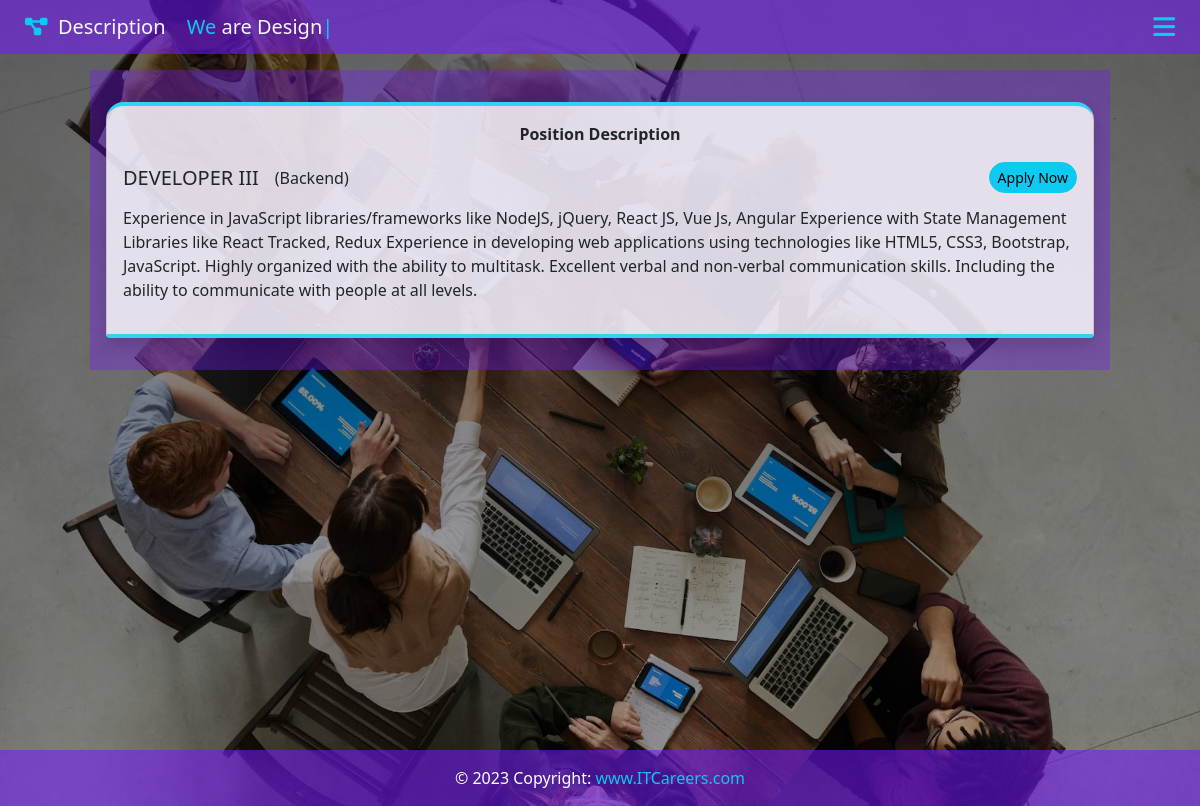
/description/3, run on the app's committed database.
### job/models.py (models this page shows, shortened)
class Openings(models.Model):
    id = models.IntegerField(primary_key=True)
    backend = models.CharField(max_length=100)
    frontend = models.CharField(max_length=100)
    fullstack = models.CharField(max_length=100)
    intern = models.CharField(max_length=100)
    class Meta:
        verbose_name_plural = 'Openings'

class Vacancies(models.Model):
    dataTarget = models.CharField(max_length=40)
    title = models.CharField(max_length=100)
    description = models.TextField()
    class Meta:
        verbose_name_plural = 'Vacancies'

### job/views.py (the view)
# urls.py: path('description/<int:vacancy_id>', views.description, name="description"),
def description(request, vacancy_id):
    vacancy = Vacancies.objects.get(id=vacancy_id)
    jobOpenings = Openings.objects.all()
    show_countdowns = Countdown.objects.all()
    if vacancy != None:
        target = vacancy.dataTarget
        ty = re.findall('[a-zA-Z][^A-Z]*', target)
        data = ty[0]
        dataTarget = data.capitalize()
        return render(request, "description.html", {
            "vacancy": vacancy,
            "dataTarget": dataTarget,
            "jobOpenings": jobOpenings,
            "show_countdowns": show_countdowns,
        })

### job/templates/description.html (shortened to what this page needs)
{% extends "layout.html" %}
{% block navbar-main %}
<i class="fas fa-project-diagram text-info"></i>&nbsp;&nbsp;Description
<a class="text-info typed-effect2 text-decoration-none">We <span class="text-light" id="text_anim4"></span></a>
{% endblock navbar-main %}
{% block content-main %}
{% for job in jobOpenings %}
{% if job.frontend == '0' and vacancy.dataTarget == 'frontendModal' %}
{% elif job.backend == '0' and vacancy.dataTarget == 'backendModal' %}
{% elif job.fullstack == '0' and vacancy.dataTarget == 'fullstackModal' %}
{% elif job.intern == '0' and vacancy.dataTarget == 'internModal' %}
{% else %}
<div class="container p-3 mt-3 " id="disabled_description" style="background-color:rgba(117, 25, 255, 0.35); width: 85%;">
    <div class="card p-3 mt-3 mb-3 rounded-bottom  border-vacancy shadow" style="background-color:rgba(250, 250, 250, 0.85); ">
        <div class="d-flex flex-column align-items-center" >
            <div>
                <p class="fw-bolder small_text">Position Description</p>
            </div>
            <div class="d-flex flex-column ">
                <div class="d-flex flex-sm-row flex-column justify-content-between mb-2 align-items-center">
                    <div class="d-flex flex-row align-items-center">
                        <h5 class="mt-1 small_text text-uppercase me-3" >{{ vacancy.title }} </h5>
                        <span class="mb-1 small_text vacancies_title">({{ dataTarget }})</span>
                    </div>
                    <button class="btn btn-info btn-sm small_text rounded-pill mb-1 " data-bs-toggle="modal" data-bs-target="#{{ vacancy.dataTarget }}" >
                        Apply Now
                    </button>
                </div>
                <p class="fw-light small_text " >{{ vacancy.description }}</p>
            </div>
        </div>
    </div>
</div>
{% endif %}
{% endfor %}
<br><br><br>
{% endblock %}

### job/static/css/style.css (style rules this page uses)
html, body { height: 100%; margin: 0; max-width: 100%; overflow: visible; }
.typed-effect2 { font-size: 20px; }
.border-vacancy { border-top: .3rem solid #31D2F2; border-bottom: .3rem solid #31d2f2; border-radius: 18px; }

### job/templates/layout.html (style rules this page uses)
body { background-image: linear-gradient(rgba(0,0,0,0.6), rgba(0,0,0,0.3)), url("/static/img/frontend_bg.jpg"); background-position: center 0px; background-repeat: no-repeat; background-attachment: fixed; background-size: cover; }

### data on the page
Openings: dataTarget "Backend"
Vacancies: title "DEVELOPER III", description "Experience in JavaScript libraries/frameworks like NodeJS, jQuery, React JS, Vue Js, Angular Experience with State Management Libraries like React Tracked, Redux Experience in developing web applications using technologies like HTML5, CSS3, Bootstrap, JavaScript. Highly organized with the ability to multitask. Excellent verbal and non-verbal communication skills. Including the ability to communicate with people at all levels."
